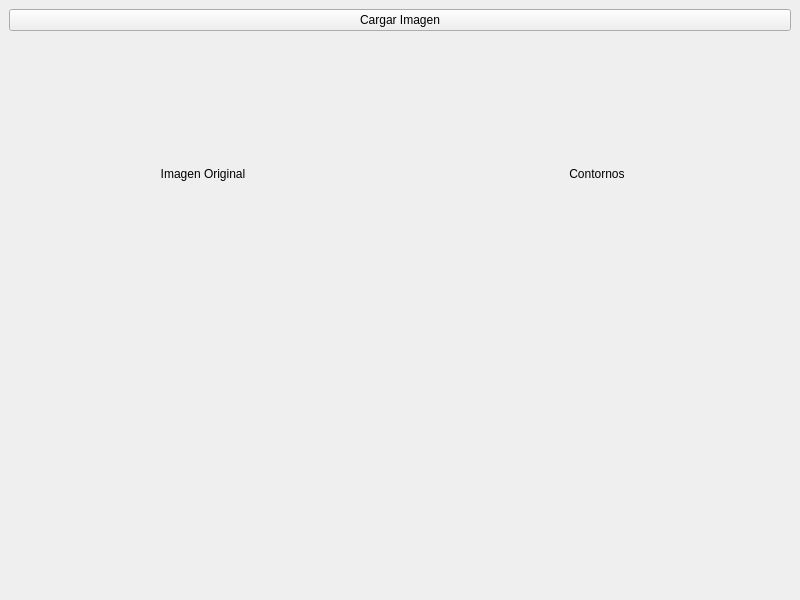
<?xml version="1.0" encoding="UTF-8"?>
<ui version="4.0">
 <class>MainWindow</class>
 <widget class="QMainWindow" name="MainWindow">
  <property name="geometry">
   <rect>
    <x>0</x>
    <y>0</y>
    <width>800</width>
    <height>600</height>
   </rect>
  </property>
  <property name="windowTitle">
   <string>Detección de Contornos</string>
  </property>
  <widget class="QWidget" name="centralwidget">
   <layout class="QVBoxLayout" name="verticalLayout">
    <item>
     <widget class="QPushButton" name="btnCargar">
      <property name="text">
       <string>Cargar Imagen</string>
      </property>
     </widget>
    </item>
    <item>
     <layout class="QHBoxLayout" name="horizontalLayout">
      <item>
       <widget class="QLabel" name="labelOriginal">
        <property name="text">
         <string>Imagen Original</string>
        </property>
        <property name="alignment">
         <set>Qt::AlignCenter</set>
        </property>
       </widget>
      </item>
      <item>
       <widget class="QLabel" name="labelContornos">
        <property name="text">
         <string>Contornos</string>
        </property>
        <property name="alignment">
         <set>Qt::AlignCenter</set>
        </property>
       </widget>
      </item>
     </layout>
    </item>
    <item>
     <widget class="QLabel" name="label">
      <property name="text">
       <string>&lt;html&gt;&lt;head/&gt;&lt;body&gt;&lt;p&gt;&lt;img src=&quot;:/logo/logo.jpg&quot;/&gt;&lt;/p&gt;&lt;/body&gt;&lt;/html&gt;</string>
      </property>
     </widget>
    </item>
   </layout>
  </widget>
 </widget>
 <resources>
  <include location="../3.robot/logo.qrc"/>
 </resources>
 <connections/>
</ui>
